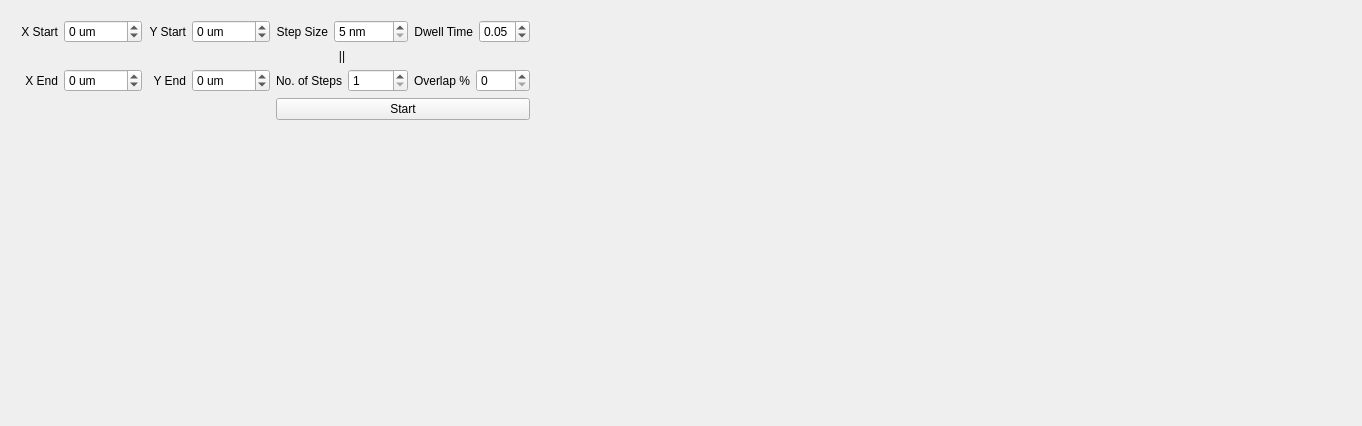
          <widget class="QWidget" name="page_3">
           <property name="geometry">
            <rect>
             <x>0</x>
             <y>0</y>
             <width>1362</width>
             <height>426</height>
            </rect>
           </property>
           <attribute name="label">
            <string>Mosaic Scan</string>
           </attribute>
           <layout class="QGridLayout" name="gridLayout_59">
            <item row="0" column="0">
             <widget class="QWidget" name="widget_3" native="true">
              <layout class="QGridLayout" name="gridLayout_58">
               <item row="1" column="2">
                <widget class="QLabel" name="label_94">
                 <property name="text">
                  <string>||</string>
                 </property>
                 <property name="alignment">
                  <set>Qt::AlignCenter</set>
                 </property>
                </widget>
               </item>
               <item row="2" column="3">
                <layout class="QHBoxLayout" name="horizontalLayout_60">
                 <item>
                  <widget class="QLabel" name="label_96">
                   <property name="text">
                    <string>Overlap %</string>
                   </property>
                  </widget>
                 </item>
                 <item>
                  <widget class="QSpinBox" name="spinBox_7">
                   <property name="maximum">
                    <number>90</number>
                   </property>
                  </widget>
                 </item>
                </layout>
               </item>
               <item row="2" column="0">
                <layout class="QHBoxLayout" name="horizontalLayout_54">
                 <item>
                  <widget class="QLabel" name="label_89">
                   <property name="text">
                    <string>X End</string>
                   </property>
                   <property name="alignment">
                    <set>Qt::AlignRight|Qt::AlignTrailing|Qt::AlignVCenter</set>
                   </property>
                  </widget>
                 </item>
                 <item>
                  <widget class="QSpinBox" name="spinBox_2">
                   <property name="suffix">
                    <string> um</string>
                   </property>
                   <property name="minimum">
                    <number>-1000</number>
                   </property>
                   <property name="maximum">
                    <number>1000</number>
                   </property>
                   <property name="singleStep">
                    <number>10</number>
                   </property>
                  </widget>
                 </item>
                </layout>
               </item>
               <item row="0" column="0">
                <layout class="QHBoxLayout" name="horizontalLayout_53">
                 <item>
                  <widget class="QLabel" name="label_88">
                   <property name="text">
                    <string>X Start</string>
                   </property>
                   <property name="alignment">
                    <set>Qt::AlignRight|Qt::AlignTrailing|Qt::AlignVCenter</set>
                   </property>
                  </widget>
                 </item>
                 <item>
                  <widget class="QSpinBox" name="spinBox">
                   <property name="suffix">
                    <string> um</string>
                   </property>
                   <property name="minimum">
                    <number>-1000</number>
                   </property>
                   <property name="maximum">
                    <number>1000</number>
                   </property>
                   <property name="singleStep">
                    <number>10</number>
                   </property>
                  </widget>
                 </item>
                </layout>
               </item>
               <item row="2" column="1">
                <layout class="QHBoxLayout" name="horizontalLayout_56">
                 <item>
                  <widget class="QLabel" name="label_91">
                   <property name="text">
                    <string>Y End</string>
                   </property>
                   <property name="alignment">
                    <set>Qt::AlignRight|Qt::AlignTrailing|Qt::AlignVCenter</set>
                   </property>
                  </widget>
                 </item>
                 <item>
                  <widget class="QSpinBox" name="spinBox_4">
                   <property name="suffix">
                    <string> um</string>
                   </property>
                   <property name="minimum">
                    <number>-1000</number>
                   </property>
                   <property name="maximum">
                    <number>1000</number>
                   </property>
                   <property name="singleStep">
                    <number>10</number>
                   </property>
                  </widget>
                 </item>
                </layout>
               </item>
               <item row="0" column="1">
                <layout class="QHBoxLayout" name="horizontalLayout_55">
                 <item>
                  <widget class="QLabel" name="label_90">
                   <property name="text">
                    <string>Y Start</string>
                   </property>
                   <property name="alignment">
                    <set>Qt::AlignRight|Qt::AlignTrailing|Qt::AlignVCenter</set>
                   </property>
                  </widget>
                 </item>
                 <item>
                  <widget class="QSpinBox" name="spinBox_3">
                   <property name="suffix">
                    <string> um</string>
                   </property>
                   <property name="minimum">
                    <number>-1000</number>
                   </property>
                   <property name="maximum">
                    <number>1000</number>
                   </property>
                   <property name="singleStep">
                    <number>10</number>
                   </property>
                  </widget>
                 </item>
                </layout>
               </item>
               <item row="0" column="2">
                <layout class="QHBoxLayout" name="horizontalLayout_57">
                 <item>
                  <widget class="QLabel" name="label_92">
                   <property name="text">
                    <string>Step Size</string>
                   </property>
                   <property name="alignment">
                    <set>Qt::AlignRight|Qt::AlignTrailing|Qt::AlignVCenter</set>
                   </property>
                  </widget>
                 </item>
                 <item>
                  <widget class="QSpinBox" name="spinBox_5">
                   <property name="suffix">
                    <string> nm</string>
                   </property>
                   <property name="minimum">
                    <number>5</number>
                   </property>
                   <property name="maximum">
                    <number>5000</number>
                   </property>
                  </widget>
                 </item>
                </layout>
               </item>
               <item row="0" column="3">
                <layout class="QHBoxLayout" name="horizontalLayout_59">
                 <item>
                  <widget class="QLabel" name="label_95">
                   <property name="text">
                    <string>Dwell Time</string>
                   </property>
                   <property name="alignment">
                    <set>Qt::AlignRight|Qt::AlignTrailing|Qt::AlignVCenter</set>
                   </property>
                  </widget>
                 </item>
                 <item>
                  <widget class="QDoubleSpinBox" name="doubleSpinBox">
                   <property name="minimum">
                    <double>0.010000000000000</double>
                   </property>
                   <property name="maximum">
                    <double>0.500000000000000</double>
                   </property>
                   <property name="singleStep">
                    <double>0.010000000000000</double>
                   </property>
                   <property name="value">
                    <double>0.050000000000000</double>
                   </property>
                  </widget>
                 </item>
                </layout>
               </item>
               <item row="2" column="2">
                <layout class="QHBoxLayout" name="horizontalLayout_58">
                 <item>
                  <widget class="QLabel" name="label_93">
                   <property name="text">
                    <string>No. of Steps</string>
                   </property>
                   <property name="alignment">
                    <set>Qt::AlignRight|Qt::AlignTrailing|Qt::AlignVCenter</set>
                   </property>
                  </widget>
                 </item>
                 <item>
                  <widget class="QSpinBox" name="spinBox_6">
                   <property name="suffix">
                    <string/>
                   </property>
                   <property name="minimum">
                    <number>1</number>
                   </property>
                   <property name="maximum">
                    <number>1000</number>
                   </property>
                  </widget>
                 </item>
                </layout>
               </item>
               <item row="3" column="2" colspan="2">
                <widget class="QPushButton" name="pushButton_6">
                 <property name="sizePolicy">
                  <sizepolicy hsizetype="Expanding" vsizetype="Fixed">
                   <horstretch>0</horstretch>
                   <verstretch>0</verstretch>
                  </sizepolicy>
                 </property>
                 <property name="text">
                  <string>Start</string>
                 </property>
                </widget>
               </item>
              </layout>
             </widget>
            </item>
            <item row="0" column="1">
             <spacer name="horizontalSpacer_6">
              <property name="orientation">
               <enum>Qt::Horizontal</enum>
              </property>
              <property name="sizeHint" stdset="0">
               <size>
                <width>389</width>
                <height>20</height>
               </size>
              </property>
             </spacer>
            </item>
            <item row="1" column="0">
             <spacer name="verticalSpacer_14">
              <property name="orientation">
               <enum>Qt::Vertical</enum>
              </property>
              <property name="sizeHint" stdset="0">
               <size>
                <width>20</width>
                <height>144</height>
               </size>
              </property>
             </spacer>
            </item>
           </layout>
          </widget>
